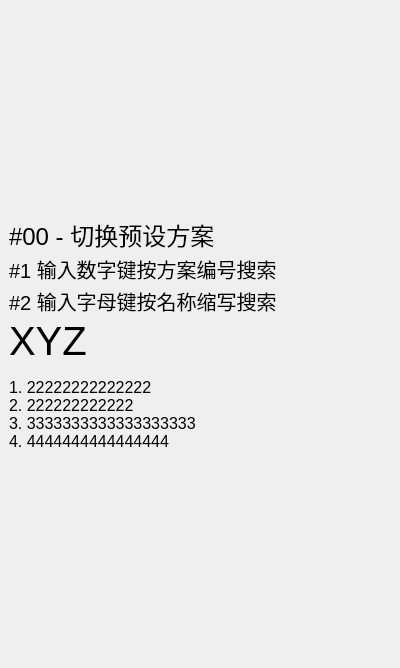
<?xml version="1.0" encoding="UTF-8"?>
<ui version="4.0">
 <class>DialogDisplay</class>
 <widget class="QDialog" name="DialogDisplay">
  <property name="geometry">
   <rect>
    <x>0</x>
    <y>0</y>
    <width>400</width>
    <height>668</height>
   </rect>
  </property>
  <property name="windowTitle">
   <string/>
  </property>
  <property name="windowIcon">
   <iconset resource="res.qrc">
    <normaloff>:/res/exe.ico</normaloff>:/res/exe.ico</iconset>
  </property>
  <property name="styleSheet">
   <string notr="true">*{font: 12px &quot;微软雅黑&quot;;}</string>
  </property>
  <layout class="QVBoxLayout" name="verticalLayout">
   <property name="spacing">
    <number>0</number>
   </property>
   <property name="leftMargin">
    <number>0</number>
   </property>
   <property name="topMargin">
    <number>0</number>
   </property>
   <property name="rightMargin">
    <number>0</number>
   </property>
   <property name="bottomMargin">
    <number>0</number>
   </property>
   <item>
    <widget class="QFrame" name="background">
     <property name="lineWidth">
      <number>0</number>
     </property>
     <layout class="QVBoxLayout" name="verticalLayout_13">
      <item>
       <widget class="QStackedWidget" name="stackedWidget">
        <property name="currentIndex">
         <number>10</number>
        </property>
        <widget class="QWidget" name="page_0">
         <property name="styleSheet">
          <string notr="true"/>
         </property>
         <layout class="QVBoxLayout" name="verticalLayout_2">
          <property name="spacing">
           <number>2</number>
          </property>
          <property name="leftMargin">
           <number>0</number>
          </property>
          <property name="topMargin">
           <number>0</number>
          </property>
          <property name="rightMargin">
           <number>0</number>
          </property>
          <property name="bottomMargin">
           <number>0</number>
          </property>
          <item>
           <spacer name="verticalSpacer_top_0">
            <property name="orientation">
             <enum>Qt::Vertical</enum>
            </property>
            <property name="sizeHint" stdset="0">
             <size>
              <width>20</width>
              <height>40</height>
             </size>
            </property>
           </spacer>
          </item>
          <item>
           <widget class="QLabel" name="label_title_0">
            <property name="styleSheet">
             <string notr="true">font-size: 24px;</string>
            </property>
            <property name="text">
             <string>00 - 测试方案名称</string>
            </property>
           </widget>
          </item>
          <item>
           <widget class="QLabel" name="label_tip_0">
            <property name="styleSheet">
             <string notr="true">font-size: 13px;</string>
            </property>
            <property name="text">
             <string>(按0键切换方案) (二级面板已启用)</string>
            </property>
           </widget>
          </item>
          <item>
           <widget class="QFrame" name="frame_interval_0">
            <property name="minimumSize">
             <size>
              <width>0</width>
              <height>10</height>
             </size>
            </property>
            <property name="lineWidth">
             <number>0</number>
            </property>
           </widget>
          </item>
          <item>
           <widget class="QLabel" name="label_list_0">
            <property name="text">
             <string>1.22222222222222
2.2222222222222</string>
            </property>
           </widget>
          </item>
          <item>
           <spacer name="verticalSpacer_bottom_0">
            <property name="orientation">
             <enum>Qt::Vertical</enum>
            </property>
            <property name="sizeHint" stdset="0">
             <size>
              <width>20</width>
              <height>40</height>
             </size>
            </property>
           </spacer>
          </item>
         </layout>
        </widget>
        <widget class="QWidget" name="page_1">
         <layout class="QVBoxLayout" name="verticalLayout_3">
          <property name="spacing">
           <number>2</number>
          </property>
          <property name="leftMargin">
           <number>0</number>
          </property>
          <property name="topMargin">
           <number>0</number>
          </property>
          <property name="rightMargin">
           <number>0</number>
          </property>
          <property name="bottomMargin">
           <number>0</number>
          </property>
          <item>
           <spacer name="verticalSpacer_top_1">
            <property name="orientation">
             <enum>Qt::Vertical</enum>
            </property>
            <property name="sizeHint" stdset="0">
             <size>
              <width>20</width>
              <height>40</height>
             </size>
            </property>
           </spacer>
          </item>
          <item>
           <widget class="QLabel" name="label_title_1">
            <property name="styleSheet">
             <string notr="true">font-size: 24px;</string>
            </property>
            <property name="text">
             <string>#1 - 这是一条测试语句</string>
            </property>
           </widget>
          </item>
          <item>
           <widget class="QFrame" name="frame_interval_1">
            <property name="minimumSize">
             <size>
              <width>0</width>
              <height>10</height>
             </size>
            </property>
            <property name="lineWidth">
             <number>0</number>
            </property>
           </widget>
          </item>
          <item>
           <widget class="QLabel" name="label_list_1">
            <property name="styleSheet">
             <string notr="true"/>
            </property>
            <property name="text">
             <string>1. 22222222222222
2. 222222222222
3. 3333333333333333333
4. 4444444444444444</string>
            </property>
           </widget>
          </item>
          <item>
           <spacer name="verticalSpacer_bottom_1">
            <property name="orientation">
             <enum>Qt::Vertical</enum>
            </property>
            <property name="sizeHint" stdset="0">
             <size>
              <width>20</width>
              <height>40</height>
             </size>
            </property>
           </spacer>
          </item>
         </layout>
        </widget>
        <widget class="QWidget" name="page_2">
         <layout class="QVBoxLayout" name="verticalLayout_4">
          <property name="spacing">
           <number>2</number>
          </property>
          <property name="leftMargin">
           <number>0</number>
          </property>
          <property name="topMargin">
           <number>0</number>
          </property>
          <property name="rightMargin">
           <number>0</number>
          </property>
          <property name="bottomMargin">
           <number>0</number>
          </property>
          <item>
           <spacer name="verticalSpacer_top_2">
            <property name="orientation">
             <enum>Qt::Vertical</enum>
            </property>
            <property name="sizeHint" stdset="0">
             <size>
              <width>20</width>
              <height>264</height>
             </size>
            </property>
           </spacer>
          </item>
          <item>
           <widget class="QLabel" name="label_title_2">
            <property name="styleSheet">
             <string notr="true">font-size: 24px;</string>
            </property>
            <property name="text">
             <string>#2 - 这是一条测试语句</string>
            </property>
           </widget>
          </item>
          <item>
           <widget class="QFrame" name="frame_interval_2">
            <property name="minimumSize">
             <size>
              <width>0</width>
              <height>10</height>
             </size>
            </property>
            <property name="lineWidth">
             <number>0</number>
            </property>
           </widget>
          </item>
          <item>
           <widget class="QLabel" name="label_list_2">
            <property name="styleSheet">
             <string notr="true"/>
            </property>
            <property name="text">
             <string>1. 22222222222222
2. 222222222222
3. 3333333333333333333
4. 4444444444444444</string>
            </property>
           </widget>
          </item>
          <item>
           <spacer name="verticalSpacer_bottom_2">
            <property name="orientation">
             <enum>Qt::Vertical</enum>
            </property>
            <property name="sizeHint" stdset="0">
             <size>
              <width>20</width>
              <height>263</height>
             </size>
            </property>
           </spacer>
          </item>
         </layout>
        </widget>
        <widget class="QWidget" name="page_3">
         <layout class="QVBoxLayout" name="verticalLayout_5">
          <property name="spacing">
           <number>2</number>
          </property>
          <property name="leftMargin">
           <number>0</number>
          </property>
          <property name="topMargin">
           <number>0</number>
          </property>
          <property name="rightMargin">
           <number>0</number>
          </property>
          <property name="bottomMargin">
           <number>0</number>
          </property>
          <item>
           <spacer name="verticalSpacer_top_3">
            <property name="orientation">
             <enum>Qt::Vertical</enum>
            </property>
            <property name="sizeHint" stdset="0">
             <size>
              <width>20</width>
              <height>264</height>
             </size>
            </property>
           </spacer>
          </item>
          <item>
           <widget class="QLabel" name="label_title_3">
            <property name="styleSheet">
             <string notr="true">font-size: 24px;</string>
            </property>
            <property name="text">
             <string>#3 - 这是一条测试语句</string>
            </property>
           </widget>
          </item>
          <item>
           <widget class="QFrame" name="frame_interval_3">
            <property name="minimumSize">
             <size>
              <width>0</width>
              <height>10</height>
             </size>
            </property>
            <property name="lineWidth">
             <number>0</number>
            </property>
           </widget>
          </item>
          <item>
           <widget class="QLabel" name="label_list_3">
            <property name="styleSheet">
             <string notr="true"/>
            </property>
            <property name="text">
             <string>1. 22222222222222
2. 222222222222
3. 3333333333333333333
4. 4444444444444444</string>
            </property>
           </widget>
          </item>
          <item>
           <spacer name="verticalSpacer_bottom_3">
            <property name="orientation">
             <enum>Qt::Vertical</enum>
            </property>
            <property name="sizeHint" stdset="0">
             <size>
              <width>20</width>
              <height>263</height>
             </size>
            </property>
           </spacer>
          </item>
         </layout>
        </widget>
        <widget class="QWidget" name="page_4">
         <layout class="QVBoxLayout" name="verticalLayout_6">
          <property name="spacing">
           <number>2</number>
          </property>
          <property name="leftMargin">
           <number>0</number>
          </property>
          <property name="topMargin">
           <number>0</number>
          </property>
          <property name="rightMargin">
           <number>0</number>
          </property>
          <property name="bottomMargin">
           <number>0</number>
          </property>
          <item>
           <spacer name="verticalSpacer_top_4">
            <property name="orientation">
             <enum>Qt::Vertical</enum>
            </property>
            <property name="sizeHint" stdset="0">
             <size>
              <width>20</width>
              <height>247</height>
             </size>
            </property>
           </spacer>
          </item>
          <item>
           <widget class="QLabel" name="label_title_4">
            <property name="styleSheet">
             <string notr="true">font-size: 24px;</string>
            </property>
            <property name="text">
             <string>#4 - 这是一条测试语句</string>
            </property>
           </widget>
          </item>
          <item>
           <widget class="QFrame" name="frame_interval_4">
            <property name="minimumSize">
             <size>
              <width>0</width>
              <height>10</height>
             </size>
            </property>
            <property name="lineWidth">
             <number>0</number>
            </property>
           </widget>
          </item>
          <item>
           <widget class="QLabel" name="label_list_4">
            <property name="styleSheet">
             <string notr="true"/>
            </property>
            <property name="text">
             <string>1. 22222222222222
2. 222222222222
3. 3333333333333333333
4. 4444444444444444</string>
            </property>
           </widget>
          </item>
          <item>
           <spacer name="verticalSpacer_bottom_4">
            <property name="orientation">
             <enum>Qt::Vertical</enum>
            </property>
            <property name="sizeHint" stdset="0">
             <size>
              <width>20</width>
              <height>246</height>
             </size>
            </property>
           </spacer>
          </item>
         </layout>
        </widget>
        <widget class="QWidget" name="page_5">
         <layout class="QVBoxLayout" name="verticalLayout_7">
          <property name="spacing">
           <number>2</number>
          </property>
          <property name="leftMargin">
           <number>0</number>
          </property>
          <property name="topMargin">
           <number>0</number>
          </property>
          <property name="rightMargin">
           <number>0</number>
          </property>
          <property name="bottomMargin">
           <number>0</number>
          </property>
          <item>
           <spacer name="verticalSpacer_top_5">
            <property name="orientation">
             <enum>Qt::Vertical</enum>
            </property>
            <property name="sizeHint" stdset="0">
             <size>
              <width>20</width>
              <height>247</height>
             </size>
            </property>
           </spacer>
          </item>
          <item>
           <widget class="QLabel" name="label_title_5">
            <property name="styleSheet">
             <string notr="true">font-size: 24px;</string>
            </property>
            <property name="text">
             <string>#5 - 这是一条测试语句</string>
            </property>
           </widget>
          </item>
          <item>
           <widget class="QFrame" name="frame_interval_5">
            <property name="minimumSize">
             <size>
              <width>0</width>
              <height>10</height>
             </size>
            </property>
            <property name="lineWidth">
             <number>0</number>
            </property>
           </widget>
          </item>
          <item>
           <widget class="QLabel" name="label_list_5">
            <property name="styleSheet">
             <string notr="true"/>
            </property>
            <property name="text">
             <string>1. 22222222222222
2. 222222222222
3. 3333333333333333333
4. 4444444444444444</string>
            </property>
           </widget>
          </item>
          <item>
           <spacer name="verticalSpacer_bottom_5">
            <property name="orientation">
             <enum>Qt::Vertical</enum>
            </property>
            <property name="sizeHint" stdset="0">
             <size>
              <width>20</width>
              <height>246</height>
             </size>
            </property>
           </spacer>
          </item>
         </layout>
        </widget>
        <widget class="QWidget" name="page_6">
         <layout class="QVBoxLayout" name="verticalLayout_8">
          <property name="spacing">
           <number>2</number>
          </property>
          <property name="leftMargin">
           <number>0</number>
          </property>
          <property name="topMargin">
           <number>0</number>
          </property>
          <property name="rightMargin">
           <number>0</number>
          </property>
          <property name="bottomMargin">
           <number>0</number>
          </property>
          <item>
           <spacer name="verticalSpacer_top_6">
            <property name="orientation">
             <enum>Qt::Vertical</enum>
            </property>
            <property name="sizeHint" stdset="0">
             <size>
              <width>20</width>
              <height>247</height>
             </size>
            </property>
           </spacer>
          </item>
          <item>
           <widget class="QLabel" name="label_title_6">
            <property name="styleSheet">
             <string notr="true">font-size: 24px;</string>
            </property>
            <property name="text">
             <string>#6 - 这是一条测试语句</string>
            </property>
           </widget>
          </item>
          <item>
           <widget class="QFrame" name="frame_interval_6">
            <property name="minimumSize">
             <size>
              <width>0</width>
              <height>10</height>
             </size>
            </property>
            <property name="lineWidth">
             <number>0</number>
            </property>
           </widget>
          </item>
          <item>
           <widget class="QLabel" name="label_list_6">
            <property name="styleSheet">
             <string notr="true"/>
            </property>
            <property name="text">
             <string>1. 22222222222222
2. 222222222222
3. 3333333333333333333
4. 4444444444444444</string>
            </property>
           </widget>
          </item>
          <item>
           <spacer name="verticalSpacer_bottom_6">
            <property name="orientation">
             <enum>Qt::Vertical</enum>
            </property>
            <property name="sizeHint" stdset="0">
             <size>
              <width>20</width>
              <height>246</height>
             </size>
            </property>
           </spacer>
          </item>
         </layout>
        </widget>
        <widget class="QWidget" name="page_7">
         <layout class="QVBoxLayout" name="verticalLayout_9">
          <property name="spacing">
           <number>2</number>
          </property>
          <property name="leftMargin">
           <number>0</number>
          </property>
          <property name="topMargin">
           <number>0</number>
          </property>
          <property name="rightMargin">
           <number>0</number>
          </property>
          <property name="bottomMargin">
           <number>0</number>
          </property>
          <item>
           <spacer name="verticalSpacer_top_7">
            <property name="orientation">
             <enum>Qt::Vertical</enum>
            </property>
            <property name="sizeHint" stdset="0">
             <size>
              <width>20</width>
              <height>247</height>
             </size>
            </property>
           </spacer>
          </item>
          <item>
           <widget class="QLabel" name="label_title_7">
            <property name="styleSheet">
             <string notr="true">font-size: 24px;</string>
            </property>
            <property name="text">
             <string>#7 - 这是一条测试语句</string>
            </property>
           </widget>
          </item>
          <item>
           <widget class="QFrame" name="frame_interval_7">
            <property name="minimumSize">
             <size>
              <width>0</width>
              <height>10</height>
             </size>
            </property>
            <property name="lineWidth">
             <number>0</number>
            </property>
           </widget>
          </item>
          <item>
           <widget class="QLabel" name="label_list_7">
            <property name="styleSheet">
             <string notr="true"/>
            </property>
            <property name="text">
             <string>1. 22222222222222
2. 222222222222
3. 3333333333333333333
4. 4444444444444444</string>
            </property>
           </widget>
          </item>
          <item>
           <spacer name="verticalSpacer_bottom_7">
            <property name="orientation">
             <enum>Qt::Vertical</enum>
            </property>
            <property name="sizeHint" stdset="0">
             <size>
              <width>20</width>
              <height>246</height>
             </size>
            </property>
           </spacer>
          </item>
         </layout>
        </widget>
        <widget class="QWidget" name="page_8">
         <layout class="QVBoxLayout" name="verticalLayout_10">
          <property name="spacing">
           <number>2</number>
          </property>
          <property name="leftMargin">
           <number>0</number>
          </property>
          <property name="topMargin">
           <number>0</number>
          </property>
          <property name="rightMargin">
           <number>0</number>
          </property>
          <property name="bottomMargin">
           <number>0</number>
          </property>
          <item>
           <spacer name="verticalSpacer_top_8">
            <property name="orientation">
             <enum>Qt::Vertical</enum>
            </property>
            <property name="sizeHint" stdset="0">
             <size>
              <width>20</width>
              <height>247</height>
             </size>
            </property>
           </spacer>
          </item>
          <item>
           <widget class="QLabel" name="label_title_8">
            <property name="styleSheet">
             <string notr="true">font-size: 24px;</string>
            </property>
            <property name="text">
             <string>#8 - 这是一条测试语句</string>
            </property>
           </widget>
          </item>
          <item>
           <widget class="QFrame" name="frame_interval_8">
            <property name="minimumSize">
             <size>
              <width>0</width>
              <height>10</height>
             </size>
            </property>
            <property name="lineWidth">
             <number>0</number>
            </property>
           </widget>
          </item>
          <item>
           <widget class="QLabel" name="label_list_8">
            <property name="styleSheet">
             <string notr="true"/>
            </property>
            <property name="text">
             <string>1. 22222222222222
2. 222222222222
3. 3333333333333333333
4. 4444444444444444</string>
            </property>
           </widget>
          </item>
          <item>
           <spacer name="verticalSpacer_bottom_8">
            <property name="orientation">
             <enum>Qt::Vertical</enum>
            </property>
            <property name="sizeHint" stdset="0">
             <size>
              <width>20</width>
              <height>246</height>
             </size>
            </property>
           </spacer>
          </item>
         </layout>
        </widget>
        <widget class="QWidget" name="page_9">
         <layout class="QVBoxLayout" name="verticalLayout_11">
          <property name="spacing">
           <number>2</number>
          </property>
          <property name="leftMargin">
           <number>0</number>
          </property>
          <property name="topMargin">
           <number>0</number>
          </property>
          <property name="rightMargin">
           <number>0</number>
          </property>
          <property name="bottomMargin">
           <number>0</number>
          </property>
          <item>
           <spacer name="verticalSpacer_top_9">
            <property name="orientation">
             <enum>Qt::Vertical</enum>
            </property>
            <property name="sizeHint" stdset="0">
             <size>
              <width>20</width>
              <height>264</height>
             </size>
            </property>
           </spacer>
          </item>
          <item>
           <widget class="QLabel" name="label_title_9">
            <property name="styleSheet">
             <string notr="true">font-size: 24px;</string>
            </property>
            <property name="text">
             <string>#9 - 这是一条测试语句</string>
            </property>
           </widget>
          </item>
          <item>
           <widget class="QFrame" name="frame_interval_9">
            <property name="minimumSize">
             <size>
              <width>0</width>
              <height>10</height>
             </size>
            </property>
            <property name="lineWidth">
             <number>0</number>
            </property>
           </widget>
          </item>
          <item>
           <widget class="QLabel" name="label_list_9">
            <property name="styleSheet">
             <string notr="true"/>
            </property>
            <property name="text">
             <string>1. 22222222222222
2. 222222222222
3. 3333333333333333333
4. 4444444444444444</string>
            </property>
           </widget>
          </item>
          <item>
           <spacer name="verticalSpacer_bottom_9">
            <property name="orientation">
             <enum>Qt::Vertical</enum>
            </property>
            <property name="sizeHint" stdset="0">
             <size>
              <width>20</width>
              <height>263</height>
             </size>
            </property>
           </spacer>
          </item>
         </layout>
        </widget>
        <widget class="QWidget" name="page_lookup">
         <layout class="QVBoxLayout" name="verticalLayout_12">
          <property name="spacing">
           <number>2</number>
          </property>
          <property name="leftMargin">
           <number>0</number>
          </property>
          <property name="topMargin">
           <number>0</number>
          </property>
          <property name="rightMargin">
           <number>0</number>
          </property>
          <property name="bottomMargin">
           <number>0</number>
          </property>
          <item>
           <spacer name="verticalSpacer_top">
            <property name="orientation">
             <enum>Qt::Vertical</enum>
            </property>
            <property name="sizeHint" stdset="0">
             <size>
              <width>20</width>
              <height>40</height>
             </size>
            </property>
           </spacer>
          </item>
          <item>
           <widget class="QLabel" name="label_lookup_title">
            <property name="styleSheet">
             <string notr="true">font-size:24px;</string>
            </property>
            <property name="text">
             <string>#00 - 切换预设方案</string>
            </property>
           </widget>
          </item>
          <item>
           <widget class="QLabel" name="label_lookup_tip_id">
            <property name="styleSheet">
             <string notr="true">font-size:20px;</string>
            </property>
            <property name="text">
             <string>#1 输入数字键按方案编号搜索</string>
            </property>
           </widget>
          </item>
          <item>
           <widget class="QLabel" name="label_lookup_tip_spell">
            <property name="styleSheet">
             <string notr="true">font-size:20px;</string>
            </property>
            <property name="text">
             <string>#2 输入字母键按名称缩写搜索</string>
            </property>
           </widget>
          </item>
          <item>
           <widget class="QLabel" name="label_lookup_edit">
            <property name="styleSheet">
             <string notr="true">font-size:40px;</string>
            </property>
            <property name="text">
             <string>XYZ</string>
            </property>
           </widget>
          </item>
          <item>
           <widget class="QFrame" name="frame_interval_lookup">
            <property name="minimumSize">
             <size>
              <width>0</width>
              <height>10</height>
             </size>
            </property>
            <property name="lineWidth">
             <number>0</number>
            </property>
           </widget>
          </item>
          <item>
           <widget class="QLabel" name="label_lookup_list">
            <property name="styleSheet">
             <string notr="true">font-size:16px;</string>
            </property>
            <property name="text">
             <string>1. 22222222222222
2. 222222222222
3. 3333333333333333333
4. 4444444444444444</string>
            </property>
           </widget>
          </item>
          <item>
           <spacer name="verticalSpacer_bottom">
            <property name="orientation">
             <enum>Qt::Vertical</enum>
            </property>
            <property name="sizeHint" stdset="0">
             <size>
              <width>20</width>
              <height>40</height>
             </size>
            </property>
           </spacer>
          </item>
         </layout>
        </widget>
       </widget>
      </item>
     </layout>
    </widget>
   </item>
  </layout>
 </widget>
 <resources>
  <include location="res.qrc"/>
 </resources>
 <connections/>
</ui>
